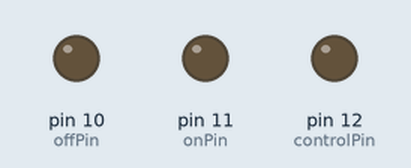
A sketch run on a simulated Arduino Uno, built with avr-gcc and run on an emulated ATmega328P. Parts: output pins drawn as LEDs (lit = HIGH).

Above: at 0.5 s.
At 1.04 s:
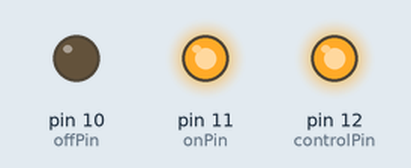
At 2.13 s:
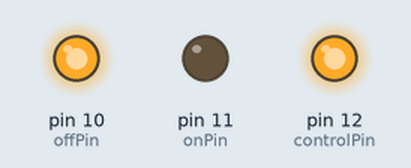
At 2.6 s:
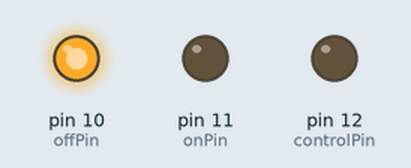
At 3.7 s:
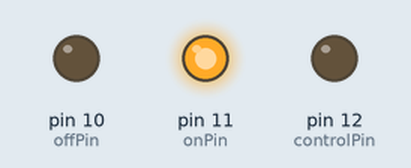
Timing chart, 0 to 5.0 s (numbered marks = the images above):
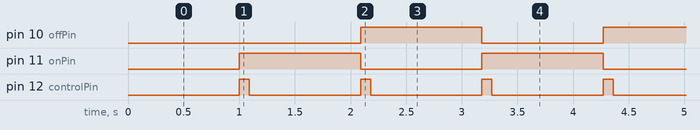

The sketch:

7seg.ino
```cpp
int controlPin = 12;
int onPin = 11;
int offPin = 10;

void setup() {
  pinMode(controlPin, OUTPUT);
  pinMode(onPin, OUTPUT);
  pinMode(offPin, OUTPUT);
}

void loop() {
  // Wait a second before doing anything
  delay(1000);

  // Turn the segment on
  digitalWrite(controlPin, HIGH);
  digitalWrite(offPin, LOW);
  digitalWrite(onPin, HIGH);
  delay(90);

  // Wait another second
  digitalWrite(controlPin, LOW);
  delay(1000);

  // Turn the segment off
  digitalWrite(controlPin, HIGH);
  digitalWrite(onPin, LOW);
  digitalWrite(offPin, HIGH);
  delay(90);
  digitalWrite(controlPin, LOW);
}
```

Measured:
- by itself, pin 10 (offPin), pin 11 (onPin): alternates HIGH for 1.1 s and LOW for 1.1 s
- by itself, pin 12 (controlPin): alternates HIGH for 0.09 s and LOW for 1.0 s
- by itself, everything shown: repeats every 2.2 s, in 4 steps
